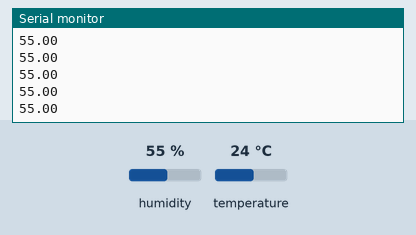
This sketch was run on a simulated Arduino Uno, built with avr-gcc and run on an emulated ATmega328P. Parts: the last lines printed to the serial monitor. Inputs (shaded band) come from the test bench; at power-on: humidity 55 %, temperature 24 °C.

Above: at 2.8 s.
2.9 s: humidity set to 22 %
At 4.5 s:
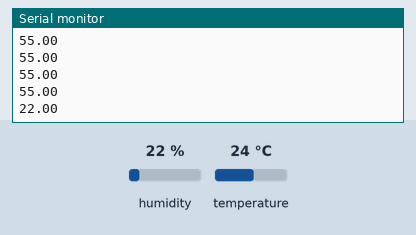
5.6 s: humidity set to 40 %
At 6.0 s:
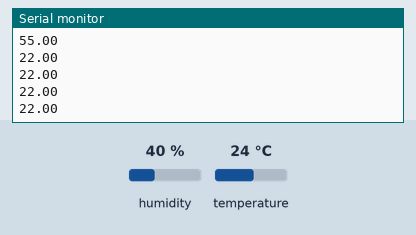
Timing chart, 0 to 8.6 s (numbered marks = the images above; inputs shaded):
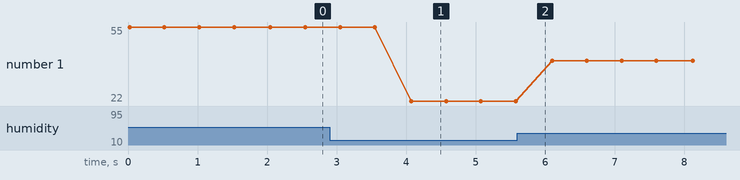

The sketch:

CodigoIno.ino
```cpp
#include "DHT.h"
#define dht_type DHT11
int dht_pin = A1;
DHT dht_1 = DHT(dht_pin, dht_type);

void setup()
{
  Serial.begin(9600);
  dht_1.begin();
}

void loop()
{
  float umidade = dht_1.readHumidity();
  if (isnan(umidade))
  {
    Serial.println("Erro ao ler o DHT");
  }
  else
  {
    Serial.println(umidade);
  }
  delay(500);
}
```

Measured:
- after the input at 2.9 s, the serial monitor: prints a new line after 1.2 s (image 1)
- plotted number 1: 55 → 22 after the input at 2.9 s, 22 → 40 after the input at 5.6 s
